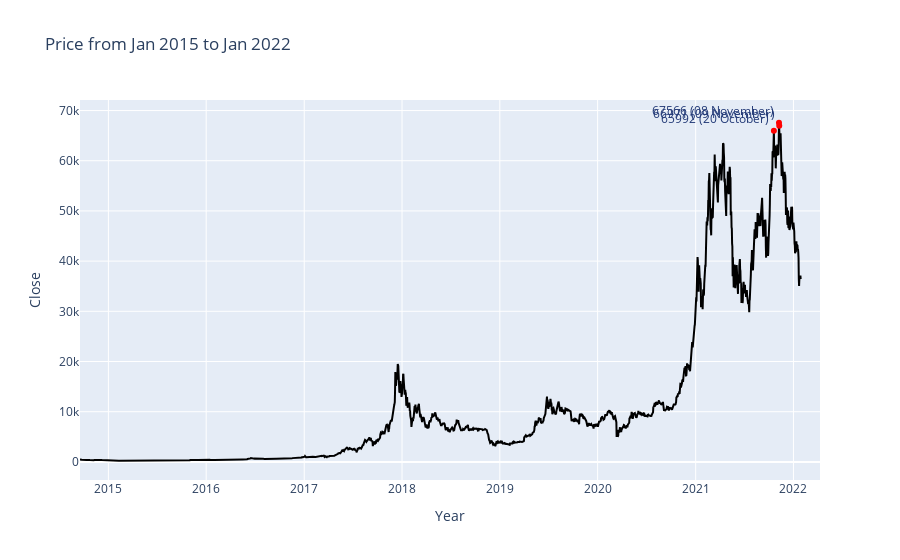

Here is the notebook cell this chart was saved with:
### Code cell
fig = go.Figure(data=go.Scatter(x=df_price['Date'].astype(dtype=str), 
                                y=df_price['Close'],
                                marker_color='black', text="counts"))
fig.update_layout({"title": 'Price from Jan 2015 to Jan 2022',
                   "xaxis": {"title":"Year"},
                   "yaxis": {"title":"Close"},
                   "showlegend": False})
fig.add_traces(go.Scatter(x=top_dates['Date'], y=top_dates['Close'],
                          textposition='top left',
                          textfont=dict(color='#233a77'),
                          mode='markers+text',
                          marker=dict(color='red', size=6),
                          text = top_dates["tgl"]))
fig.show()

### Figure 1 — Plotly figure (JSON) as saved in the notebook; plotly's stock layout.template omitted (floating-point values rounded to 4 significant figures; data arrays with more than 128 entries replaced by an {"elided": "..."} marker saying what was removed)
{"data": [{"marker": {"color": "black"}, "text": "counts", "type": "scatter", "x": {"elided": "2691 str values"}, "y": {"elided": "2691 float values"}}, {"marker": {"color": "red", "size": 6}, "mode": "markers+text", "text": ["67566 (08 November)", "66971 (09 November)", "65992 (20 October)"], "textfont": {"color": "#233a77"}, "textposition": "top left", "type": "scatter", "x": ["2021-11-08T00:00:00", "2021-11-09T00:00:00", "2021-10-20T00:00:00"], "y": [67570.0, 66970.0, 65990.0]}], "layout": {"showlegend": false, "title": {"text": "Price from Jan 2015 to Jan 2022"}, "xaxis": {"title": {"text": "Year"}}, "yaxis": {"title": {"text": "Close"}}}}
